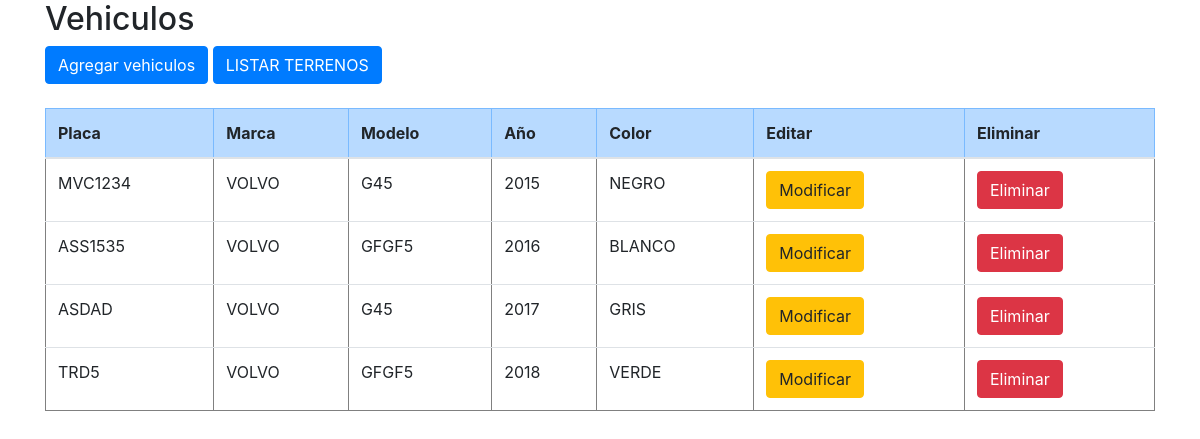
The page / on the database its author committed.
### tables this page shows
CREATE TABLE `vehiculos` (
  `id` int(11) NOT NULL,
  `placa` varchar(10) NOT NULL,
  `marca` varchar(25) NOT NULL,
  `modelo` varchar(25) NOT NULL,
  `anio` int(4) NOT NULL,
  `color` varchar(25) NOT NULL
);

### controllers/Vehiculos.php (called while the page is built, shortened)
<?php
	class VehiculosController {
		public function __construct(){
			require_once "models/VehiculosModel.php";
		}
		public function index(){
			$vehiculos = new Vehiculos_model();
			$data["titulo"] = "Vehiculos";
			$data["vehiculos"] = $vehiculos->get_vehiculos();
			require_once "views/vehiculos/vehiculos.php";
		}
	}
?>

### config/database.php (called while the page is built)
<?php
	class Conectar {
		public static function conexion(){
			$conexion = new mysqli("localhost", "root", "", "mvc");
			return $conexion;
		}
	}
?>

### models/VehiculosModel.php (called while the page is built, shortened)
<?php
	class Vehiculos_model {
		private $db;
		private $vehiculos;
		public function __construct(){
			$this->db = Conectar::conexion();
			$this->vehiculos = array();
		}
		public function get_vehiculos()
		{
			$sql = "SELECT * FROM vehiculos";
			$resultado = $this->db->query($sql);
			while($row = $resultado->fetch_assoc())
			{
				$this->vehiculos[] = $row;
			}
			return $this->vehiculos;
		}
	}
?>

### views/vehiculos/vehiculos.php (the view, shortened to what this page needs)
<!DOCTYPE html>
<html lang="es">
	<head>
		<link rel="stylesheet" href="assets/css/bootstrap.min.css">
	</head>
	<body>
		<div class="container">
			<h2><?php echo $data["titulo"]; ?></h2>
			<a href="index.php?c=vehiculos&a=nuevo" class="btn btn-primary">Agregar vehiculos</a>
			<a href="index.php?c=terrenos" class="btn btn-primary">LISTAR TERRENOS</a>
			<br />
			<br />
			<div class="table-responsive">
				<table border="1" width="80%" class="table">
					<thead>
						<tr class="table-primary">
							<th>Placa</th>
							<th>Marca</th>
							<th>Modelo</th>
							<th>Año</th>
							<th>Color</th>
							<th>Editar</th>
							<th>Eliminar</th>
						</tr>
					</thead>
					<tbody>
						<?php foreach($data["vehiculos"] as $dato) {
							echo "<tr>";
							echo "<td>".$dato["placa"]."</td>";
							echo "<td>".$dato["marca"]."</td>";
							echo "<td>".$dato["modelo"]."</td>";
							echo "<td>".$dato["anio"]."</td>";
							echo "<td>".$dato["color"]."</td>";
							echo "<td><a href='index.php?c=vehiculos&a=modificar&id=".$dato["id"]."' class='btn btn-warning'>Modificar</a></td>";
							echo "<td><a href='index.php?c=vehiculos&a=eliminar&id=".$dato["id"]."' class='btn btn-danger'>Eliminar</a></td>";
							echo "</tr>";
						}
						?>
					</tbody>
				</table>
			</div>
		</div>
	</body>
</html>

### rows shown on the page
vehiculos: placa "MVC1234", marca "VOLVO", modelo "G45", anio "2015", color "NEGRO"
vehiculos: placa "ASS1535", marca "VOLVO", modelo "GFGF5", anio "2016", color "BLANCO"
vehiculos: placa "ASDAD", marca "VOLVO", modelo "G45", anio "2017", color "GRIS"
vehiculos: placa "TRD5", marca "VOLVO", modelo "GFGF5", anio "2018", color "VERDE"

### other values the page prints
$data["titulo"] "Vehiculos"
